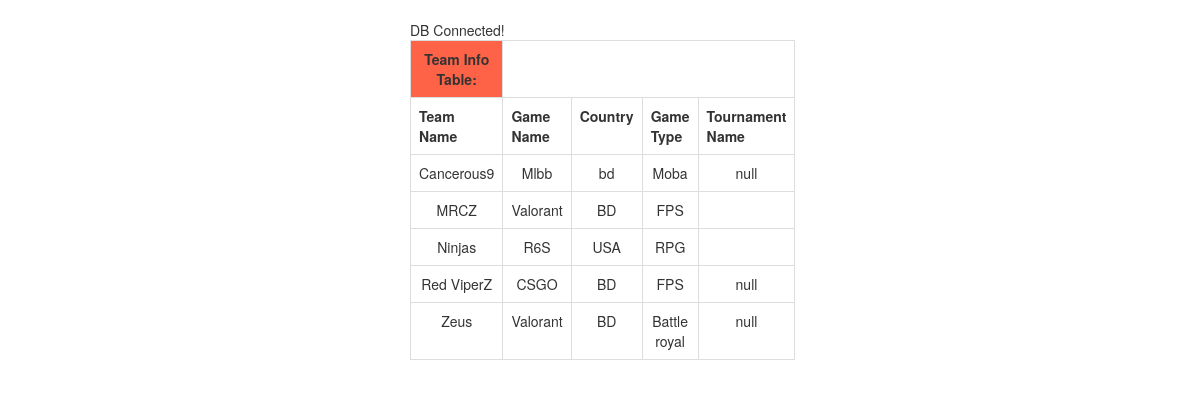
Page /E_League/admin/teams.php on the committed database.
### tables this page shows
CREATE TABLE `team` (
  `team_name` varchar(50) NOT NULL,
  `game_name` varchar(50) NOT NULL,
  `country` varchar(50) NOT NULL,
  `game_type` varchar(50) NOT NULL,
  `tournament_name` varchar(50) NOT NULL
);

### E_League/admin/teams.php (the view, shortened to what this page needs)
<!DOCTYPE html>
<html lang="en">
  <head>
    <link href="css/bootstrap.min.css" rel="stylesheet">
  </head>
  <body>
    <br>
    <div class="row">
      <div class="col-sm-4 col-sm-offset-4">
        <form action="" method="POST">
          <table class= "table table-bordered style="width:100%" ">
              <th class="text-center" style="background-color:#ff6347;"><lebel for="roll"> Team Info Table: </lebel> </th>
            <tr>
            <th> Team Name </th>
            <th> Game Name </th>
            <th> Country </th>
            <th> Game Type </th>
            <th> Tournament Name </th>
            </tr>
            <tr> <?php
            require_once './dbcon.php';
              $db_sinfo = mysqli_query($link, "SELECT * FROM team");
              while($row =  mysqli_fetch_assoc($db_sinfo)){ ?>
                <tr>
                  <td class="text-center"> <?php echo $row['team_name']; ?> </td>
                  <td class="text-center"> <?php echo $row['game_name']; ?> </td>
                  <td class="text-center"> <?php echo $row['country']; ?> </td>
                  <td class="text-center"> <?php echo $row['game_type']; ?> </td>
                  <td class="text-center"> <?php echo $row['tournament_name']; ?> </td>
                </tr> <?php
              }
              ?>
            </tr>
          </table>
        </form>
            </div>
          </div>
  </body>
</html>

### rows in the picture
team: team_name "Cancerous9", game_name "Mlbb", country "bd", game_type "Moba", tournament_name "null"
team: team_name "MRCZ", game_name "Valorant", country "BD", game_type "FPS"
team: team_name "Ninjas", game_name "R6S", country "USA", game_type "RPG"
team: team_name "Red ViperZ", game_name "CSGO", country "BD", game_type "FPS", tournament_name "null"
team: team_name "Zeus", game_name "Valorant", country "BD", game_type "Battle royal", tournament_name "null"
